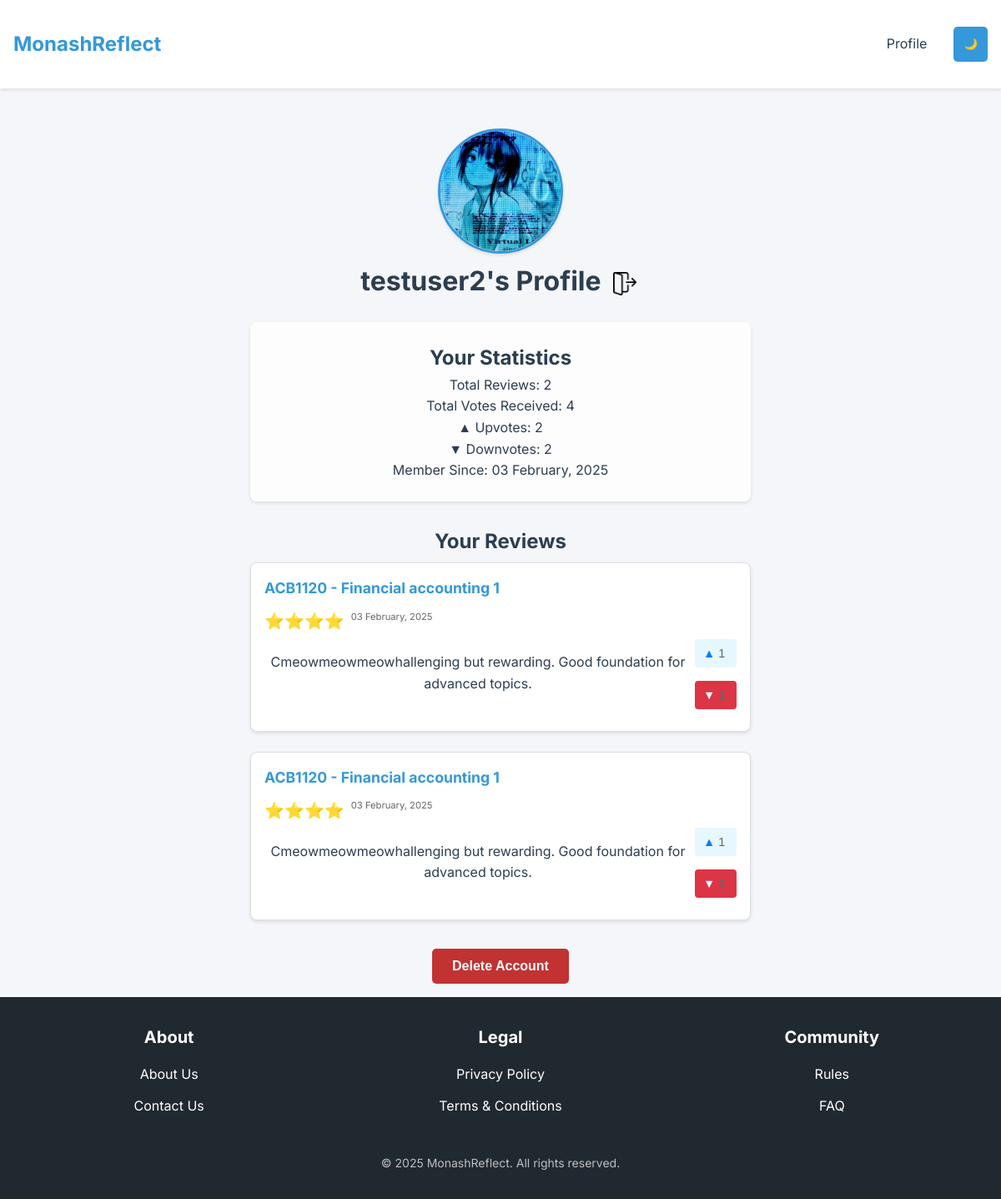
The page /profile (signed in) on the database its author committed.
### app/models.py (models this page shows, shortened)
class User(UserMixin, db.Model):
    id = db.Column(db.Integer, primary_key=True)
    username = db.Column(db.String(128), unique=True, nullable=False)
    password_hash = db.Column(db.String(512))
    timestamp = db.Column(db.DateTime, default=datetime.utcnow)
    is_verified = db.Column(db.Boolean, default=False)
    is_admin = db.Column(db.Boolean, default=False)
    is_deleted = db.Column(db.Boolean, default=False)
    reviews = db.relationship("Review", back_populates="user", foreign_keys="Review.user_id")
    profile_pic = db.Column(db.String(255), default='default.jpg')
    login_attempts = db.Column(db.Integer, default=0)
    locked_until = db.Column(db.DateTime)
    def get_total_votes(self):
        total_upvotes = 0
        total_downvotes = 0
        for review in self.reviews:
            total_upvotes += review.upvotes
            total_downvotes += review.downvotes
        return {
            'upvotes': total_upvotes,
            'downvotes': total_downvotes,
            'total': total_upvotes + total_downvotes
        }
    def get_profile_pic_url(self):
        return url_for('static', filename=f'pictures/{self.profile_pic}')

class Review(db.Model):
    id = db.Column(db.Integer, primary_key=True)
    content = db.Column(db.Text, nullable=False)
    rating = db.Column(db.Integer, nullable=False)
    timestamp = db.Column(db.DateTime, default=datetime.utcnow)
    is_anonymous = db.Column(db.Boolean, default=False)
    upvotes = db.Column(db.Integer, default=0)
    downvotes = db.Column(db.Integer, default=0)
    user_id = db.Column(db.Integer, db.ForeignKey('user.id'), nullable=False)
    unit_id = db.Column(db.Integer, db.ForeignKey('unit.id'), nullable=False)
    user = db.relationship("User", back_populates="reviews", foreign_keys=[user_id])
    unit = db.relationship("Unit", back_populates="reviews")
    votes = db.relationship('Vote', backref='review', cascade="all, delete-orphan")
    def has_voted(self, user, vote_type):
        if not user.is_authenticated:
            return False
        vote = Vote.query.filter_by(
            user_id=user.id,
            review_id=self.id,
            vote_type=vote_type
        ).first()
        return vote is not None
    def get_vote_status(self, user):
        if not user.is_authenticated:
            return None
        vote = Vote.query.filter_by(
            user_id=user.id,
            review_id=self.id
        ).first()
        return vote.vote_type if vote else None

class Unit(db.Model):
    id = db.Column(db.Integer, primary_key=True, autoincrement=True)
    code = db.Column(db.String(20), unique=True, nullable=False)
    name = db.Column(db.String(255), nullable=False)
    faculty = db.Column(db.String(255), nullable=False)
    credit_points = db.Column(db.Integer, nullable=False)
    url = db.Column(db.String(500), nullable=False)
    upvotes = db.Column(db.Integer, default=0, nullable=False)
    downvotes = db.Column(db.Integer, default=0, nullable=False)
    assessment_details = db.Column(db.Text)
    reviews = db.relationship('Review', back_populates="unit", lazy='dynamic')

### app/routes.py (the view)
@main.route('/profile', methods=['GET', 'POST'])
@login_required
def profile():
    form = UpdateProfileForm()
    if form.validate_on_submit():
        if form.profile_pic.data:
            picture_file = save_profile_picture(form.profile_pic.data)
            current_user.profile_pic = picture_file
        current_user.username = form.username.data
        db.session.commit()
        flash('Your profile has been updated!', 'success')
        return redirect(url_for('main.profile'))
    elif request.method == 'GET':
        form.username.data = current_user.username
    page = request.args.get('page', 1, type=int)
    reviews = Review.query.filter(
        (Review.user_id == current_user.id)
    ).order_by(Review.timestamp.desc())
    reviews = reviews.paginate(
        page=page,
        per_page=current_app.config['REVIEWS_PER_PAGE'],
        error_out=False
    )
    return render_template('profile.html', user=current_user, reviews=reviews, form=form)

### app/__init__.py (called while the page is built)
def create_app(config_class=Config):
    app = Flask(__name__)
    app.config.from_object(config_class)
    app.config['SECRET_KEY'] = 'dev-secret-key'
    csrf = CSRFProtect(app)
    db.init_app(app)
    login_manager.init_app(app)
    mail.init_app(app)
    migrate.init_app(app, db)
    limiter = init_security(app)
    login_manager.login_view = 'auth.login'
    @app.errorhandler(429)  # Too Many Requests
    def ratelimit_handler(e):
        return "Too many requests. Please try again later.", 429
    @app.after_request
    def add_security_headers(response):
        for header, value in app.config['SECURITY_HEADERS'].items():
            response.headers[header] = value
        return response
    with app.app_context():
        from app.routes import main, auth
        app.register_blueprint(main)
        app.register_blueprint(auth)
        db.create_all()
    return app

### app/models.py (called while the page is built)
@login_manager.user_loader
def load_user(id):
    return User.query.get(int(id))

@event.listens_for(Engine, "connect")
def set_sqlite_pragma(dbapi_connection, connection_record):
    if isinstance(dbapi_connection, SQLite3Connection):
        cursor = dbapi_connection.cursor()
        cursor.execute("PRAGMA foreign_keys=ON;")
        cursor.close()

### app/templates/profile.html (shortened to what this page needs)
{% extends "base.html" %}
{% block content %}
    <div class="profile-section">
        <div class="profile-pic-container">
        <img src="{{ current_user.get_profile_pic_url() }}" alt="Profile Picture" class="profile-pic">
        </div>
        <div class="name-container">
        <h1>{{ current_user.username }}'s Profile</h1>
        <a class = "logout-photo" href="{{ url_for('auth.logout') }}"><img id="logout-icon" class="logout-photo" src="{{ url_for('static', filename='images/logout.png') }}" alt="Logout"></a>
        </div>
        <div class="stats-card">
            <h2>Your Statistics</h2>
            <p>Total Reviews: {{ reviews.total }}</p>
            {% set vote_stats = current_user.get_total_votes() %}
            <p>Total Votes Received: {{ vote_stats.total }}</p>
            <p>▲ Upvotes: {{ vote_stats.upvotes }}</p>
            <p>▼ Downvotes: {{ vote_stats.downvotes }}</p>
            <p>Member Since: {{ current_user.timestamp.strftime('%#d %B, %Y') }}</p>
        </div>
        <div class="user-reviews">
            <h2>Your Reviews</h2>
            {% if reviews.items %}
                {% for review in reviews.items %}
                    <div class="review-card profile-review">
                        <div class="review-header">
                            <a href="{{ url_for('main.unit', code=review.unit.code) }}">
                                {{ review.unit.code }} - {{ review.unit.name }}
                            </a>
                        </div>
                        <div class= "date-star-container">
                            <div class="review-rating">
                                {% for _ in range(review.rating) %}⭐{% endfor %}
                            </div>
                            <span class="review-date">{{ review.timestamp.strftime('%#d %B, %Y') }}</span>
                        </div>
                        <div class="review-upvote-container">
                            <div class="review-content">
                                {{ review.content }}
                            </div>
                            <div class="review-stats-2"
                            data-review-id="{{ review.id }}"
                            data-upvotes="{{ review.upvotes }}"
                            data-downvotes="{{ review.downvotes }}"
                            data-user-vote="{{ review.get_vote_status(current_user) }}"
                            >
                                <button onclick="voteReview('{{ review.id }}', 'up')"
                                        class="vote-btn upvote-2 {% if review.has_voted(current_user, 'up') %}active{% endif %}"
                                        {% if not current_user.is_authenticated %}disabled{% endif %}>
                                    ▲ <span id="upvotes-{{ review.id }}" class="vote-count">{{ review.upvotes }}</span>
                                </button>
                                <button onclick="voteReview('{{ review.id }}', 'down')"
                                        class="vote-btn downvote-2 {% if review.has_voted(current_user, 'down') %}active{% endif %}"
                                        {% if not current_user.is_authenticated %}disabled{% endif %}>
                                    ▼ <span id="downvotes-{{ review.id }}" class="vote-count">{{ review.downvotes }}</span>
                                </button>
                            </div>
                        </div>
                    </div>
                {% endfor %}
            {% else %}
                <p>You haven't written any reviews yet.</p>
            {% endif %}
        </div>
        {% if not current_user.is_deleted %}
        <form action="{{ url_for('main.delete_account') }}" method="post"
            onsubmit="return confirm('Are you sure you want to delete your account?');">
            <button type="submit" class="btn btn-secondary">Delete Account</button>
        </form>
        {% endif %}
    </div>
{% endblock %}

### app/templates/base.html (shortened to what this page needs)
<!DOCTYPE html>
<html lang="en">
<head>
  <link rel="stylesheet" href="{{ url_for('static', filename='/css/style.css') }}">
</head>
<body>
    <nav>
    <div class="nav-container">
        <a href="{{ url_for('main.home') }}" class="logo">MonashReflect</a>
        <div class="nav-links">
        {% if current_user.is_authenticated %}
            <a href="{{ url_for('main.profile') }}">Profile</a>
        {% else %}
            <a href="{{ url_for('auth.login') }}">Login</a>
        {% endif %}
            <button id="dark-mode-toggle" class="dark-mode-toggle">
                <span id="dark-mode-icon">🌙</span>
            </button>
        </div>
    </div>
    </nav>
  <main>
    {% block content %}{% endblock %}
  </main>
  <footer class="footer">
    <div class="footer-container">
      <div class="footer-section">
        <h3>About</h3>
        <ul>
          <li><a href="{{ url_for('main.about') }}">About Us</a></li>
          <li><a href="{{ url_for('main.contact') }}">Contact Us</a></li>
        </ul>
      </div>
      <div class="footer-section">
        <h3>Legal</h3>
        <ul>
          <li><a href="{{ url_for('main.privacy_policy') }}">Privacy Policy</a></li>
          <li><a href="{{ url_for('main.terms_conditions') }}">Terms & Conditions</a></li>
        </ul>
      </div>
      <div class="footer-section">
        <h3>Community</h3>
        <ul>
          <li><a href="{{ url_for('main.rules') }}">Rules</a></li>
          <li><a href="{{ url_for('main.faq') }}">FAQ</a></li>
        </ul>
      </div>
    </div>
    <div class="footer-bottom">
      <p>&copy; 2025 MonashReflect. All rights reserved.</p>
    </div>
  </footer>
</body>
</html>

### app/static/css/style.css (style rules this page uses)
:root { --primary-color: #3498db; --secondary-color: #2980b9; --background-color: #f5f6fa; --text-color: #2c3e50; --border-color: #dcdde1; --success-color: #2ecc71; --error-color: #e74c3c; }
* { margin: 0; padding: 0; box-sizing: border-box; }
html, body { font-family: 'Inter', sans-serif; width: 100%; overflow-x: hidden; line-height: 1.6; color: var(--text-color); background-color: var(--background-color); }
.logo { font-family: 'Inter', sans-serif; font-weight: bold; font-size: 1.5rem; color: var(--primary-color); text-decoration: none; }
nav { background-color: white; box-shadow: 0 2px 4px rgba(0, 0, 0, 0.1); padding: 1rem 0; margin-bottom: 2rem; }
.nav-links { display: flex; gap: 1rem; flex-wrap: wrap; }
.nav-links a { color: var(--text-color); text-decoration: none; padding: 0.5rem 1rem; border-radius: 4px; transition: background-color 0.3s; white-space: nowrap; }
main { max-width: 100%; margin: 1rem auto; padding: 0 1rem; }
.vote-btn { padding: 5px 10px; cursor: pointer; transition: color 0.2s; }
.vote-btn.active { color: #3498db; font-weight: bold; }
.btn-secondary { margin-top: 10px; padding: 0.75rem 1.5rem; font-size: 1rem; font-weight: bold; color: white; background-color: rgb(195, 50, 50); border: none; border-radius: 5px; cursor: pointer; transition: background-color 0.3s ease; }
.nav-container { max-width: 1200px; margin: 0 auto; padding: 1rem; display: flex; justify-content: space-between; align-items: center; }
.logo { font-size: 1.5rem; font-weight: bold; color: var(--primary-color); text-decoration: none; }
.nav-links a { margin-left: 1rem; color: var(--text-color); text-decoration: none; }
.profile-section { position: relative; text-align: center; }
.profile-pic { width: 150px; height: 150px; border-radius: 50%; object-fit: cover; border: 3px solid var(--primary-color); box-shadow: 0 2px 4px rgba(0,0,0,0.1); }
.profile-pic-container { position: relative; display: inline-block; cursor: pointer; }
.review-date { font-size: 0.7rem; }
.dark-mode-toggle { top: 10px; right: 10px; background: var(--primary-color); color: white; border: none; padding: 8px 12px; border-radius: 5px; cursor: pointer; }
.stats-card { background: rgba(255, 255, 255, 0.824); border-radius: 8px; padding: 1.5rem; margin-top: 1.5rem; margin-bottom: 1.8rem; box-shadow: 0 2px 4px rgba(0, 0, 0, 0.1); max-width: 100%; }
.review-card { max-width: 600px; width: 100%; }

### app/static/css/poll.css (style rules this page uses)
.vote-count { display: flex; justify-content: space-around; font-size: 0.9rem; color: #666; }

### app/static/css/unitcontainer.css (style rules this page uses)
.unit-card, .review-card { background: rgba(255, 255, 255, 0.476); border-radius: 8px; padding: 1.5rem; margin-bottom: 1rem; box-shadow: 0 2px 4px rgba(0, 0, 0, 0.1); max-width: 100%; }
.stats-card { background: rgba(255, 255, 255, 0.824); border-radius: 8px; padding: 1.5rem; margin-top: 1.5rem; margin-bottom: 1.8rem; box-shadow: 0 2px 4px rgba(0, 0, 0, 0.1); max-width: 100%; }

### app/static/css/footer.css (style rules this page uses)
html, body { height: 100%; margin: 0; display: flex; flex-direction: column; }
main { flex: 1; padding: 20px; }
.footer { background-color: #202930; color: white; padding: 2rem 0; margin-top: 0; text-align: center; }
.footer-container { max-width: 1200px; margin: 0 auto; display: flex; justify-content: center; gap: 2rem; padding: 0 20px; flex-wrap: wrap; }
.footer-section { flex: 1; min-width: 200px; text-align: center; }
.footer-section h3 { font-size: 1.25rem; margin-bottom: 1rem; }
.footer-section ul { list-style: none; padding: 0; margin: 0; }
.footer-section ul li { margin-bottom: 0.75rem; }
.footer-section ul li a { color: white; text-decoration: none; transition: color 0.3s ease; }
.footer-bottom { text-align: center; margin-top: 2rem; font-size: 0.875rem; color: rgba(255, 255, 255, 0.7); }

### app/static/css/review.css (style rules this page uses)
.review-header { display: flex; justify-content: space-between; align-items: center; }
.review-date { font-size: 0.9rem; color: #666; }
.vote-btn { font-size: 1rem; padding: 0.25rem 0.5rem; border: none; border-radius: 4px; cursor: pointer; transition: background-color 0.3s ease, color 0.3s ease; display: flex; align-items: center; gap: 0.25rem; }
.vote-count { font-size: 0.9rem; }
.vote-btn { font-size: 0.9rem; padding: 0.25rem 0.5rem; border: none; border-radius: 4px; cursor: pointer; transition: background-color 0.3s ease, color 0.3s ease; }

### rows shown on the page
User: get_profile_pic_url (placeholder picture), username "testuser2", timestamp "03 February, 2025"
Review: unit.code "ACB1120", unit.name "Financial accounting 1", timestamp "03 February, 2025", content "Cmeowmeowmeowhallenging but rewarding. Good foundation for advanced topics.", upvotes "1"
Review: unit.code "ACB1120", unit.name "Financial accounting 1", timestamp "03 February, 2025", content "Cmeowmeowmeowhallenging but rewarding. Good foundation for advanced topics.", upvotes "1"

### other values the page prints
{{ reviews.total }} "2"
{{ vote_stats.total }} "4"
{{ vote_stats.upvotes }} "2"
{{ vote_stats.downvotes }} "2"
